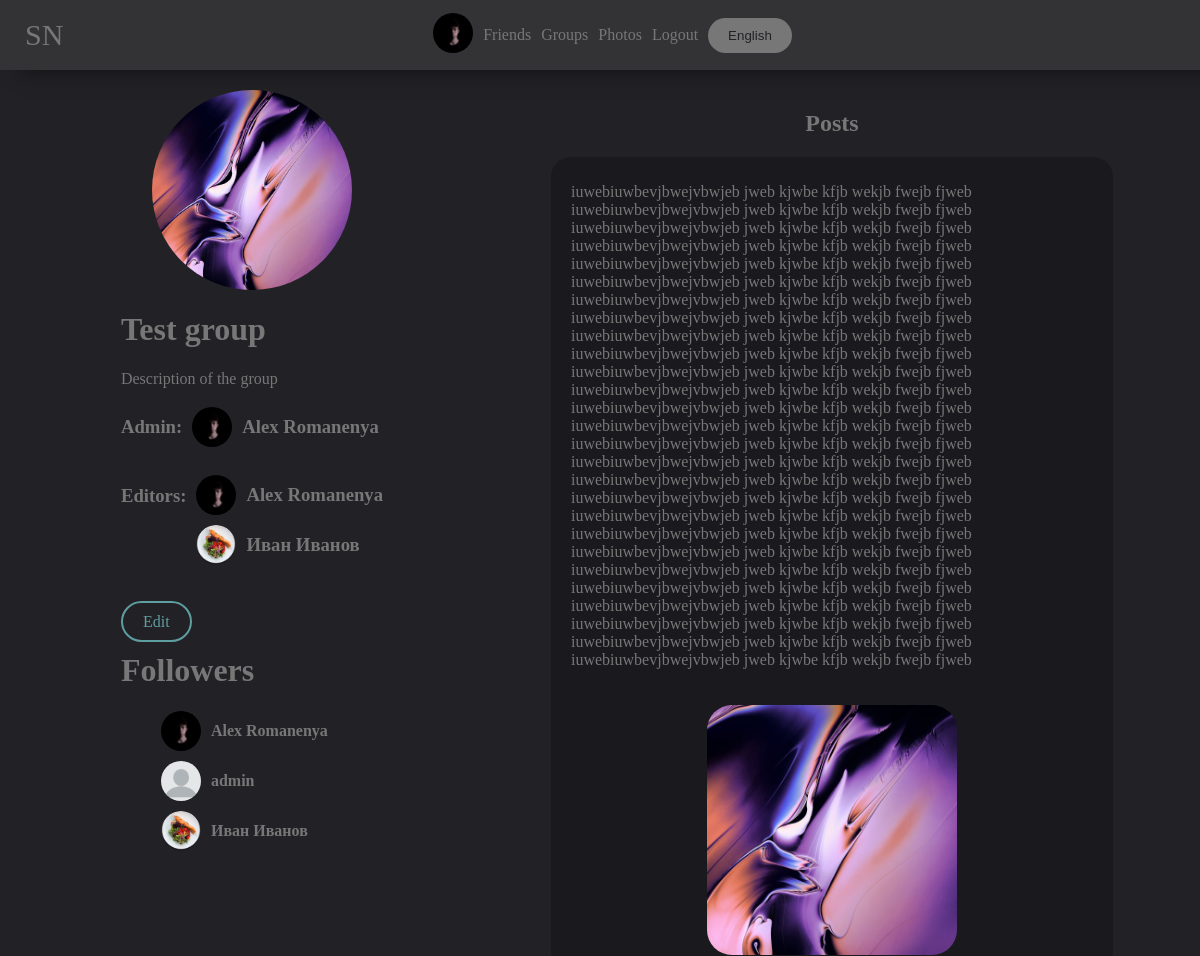
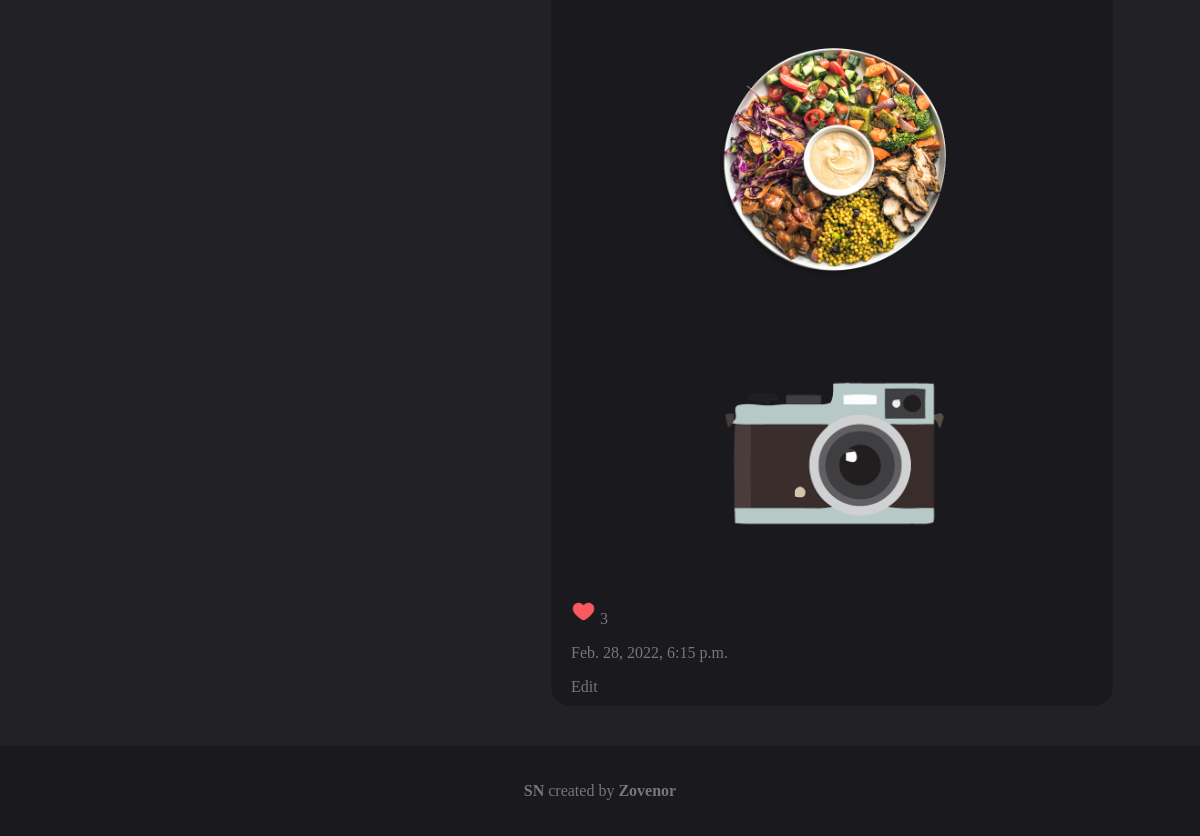
The app's page /gr1 (signed in) with its own data (2 pictures, top to bottom).
### mainpage/models.py (models this page shows, shortened)
class UserDetail(models.Model):
    user = models.ForeignKey(User, on_delete=models.CASCADE)
    age = models.DateField(null=True, blank=True)
    photo = models.ForeignKey(Photo, on_delete=models.SET_NULL, null=True, blank=True)
    permissions = models.CharField(max_length=10, default="public")
    country = models.CharField(max_length=100, null=True, blank=True)
    city = models.CharField(max_length=100, null=True, blank=True)
    sex = models.CharField(max_length=10, choices=(('male', 'male'), ('female', 'female'), ('None', 'None')),
                           default=('None', 'None'))
    def get_photo(self):
        if self.photo:
            return self.photo
        else:
            return settings.STATIC_URL + "/mainpage/img/user.png"

class Photo(models.Model):
    photo = models.ImageField(upload_to='photos')
    date = models.DateTimeField(auto_now=True)
    user = models.ForeignKey(User, on_delete=models.SET_NULL, null=True)
    permissions = models.CharField(max_length=10, default="public")
    def __str__(self):
        return self.photo.url

class Group(models.Model):
    followers = models.ManyToManyField(UserDetail, related_name="followers", null=True, blank=True)
    name = models.CharField(max_length=250)
    description = models.TextField(null=True, blank=True)
    groupname = models.CharField(max_length=100, unique=True)
    photo = models.ForeignKey(Photo, on_delete=models.SET_NULL, null=True, blank=True)
    admin = models.ForeignKey(UserDetail, on_delete=models.SET_NULL, null=True, blank=True)
    editors = models.ManyToManyField(UserDetail, related_name="editors", null=True, blank=True)
    def get_photo(self):
        if self.photo:
            return self.photo
        else:
            return settings.STATIC_URL + "/mainpage/img/group.jpg"

class Post(models.Model):
    author = models.CharField(max_length=100, null=True, blank=True)
    text = models.TextField()
    photos = models.ManyToManyField(Photo, related_name="photos", null=True, blank=True)
    pinned = models.BooleanField(default=False)
    date = models.DateTimeField(auto_now=True)
    likes = models.ManyToManyField(UserDetail, null=True, blank=True)
    def count_likes(self):
        return self.likes.count()

### mainpage/views.py (the view, shortened to what this page needs)
# urls.py: path('gr<int:id>', views.GroupIDView.as_view()),
class GroupIDView(View):
    def get(self, request, id):
        return AccountIDView.get(self, request, id=id, gr_or_usr="grp")

### mainpage/views.py (called while the page is built)
def base(func):
    def wrapper(self, request, content={}, *args, **kwargs):
        if request.user.is_authenticated:
            content.update({'your_user': UserDetail.objects.get(user=request.user)})
        return func(self, request, content=content, **kwargs)
    return wrapper

def get_wordlist(request):
    langs_list = {
        'en': langs.EN,
        'ru': langs.RU,
    }
    if 'lang' in request.COOKIES:
        lang = request.COOKIES['lang']
        try:
            return langs_list[lang]
        except:
            return langs_list['en']
    else:
        return langs_list['en']

### mainpage/templates/mainpage/group.html (shortened to what this page needs)
{% extends 'mainpage/base.html' %}
{% load static %}
{% block content %}
    <link rel="stylesheet" href="{% static 'mainpage/group.css' %}">
    <div class="group">
        {% if edit == True %}
            <form method="POST" enctype="multipart/form-data">
                {% csrf_token %}
                <div style="background-image: url('{{ group.get_photo }}')" class="group_photo"></div>
                <p><input name="photo" accept="image/*,image/jpeg" type="file"></p>
                <a href="?choose_photo=True" class="button">Choose a photo</a>
                <a href="?rm_photo=True" class="button">Remove the photo</a>
                <p><input name="name" value="{{ group.name }}"></p>
                <textarea name="description">{{ group.description }}</textarea>
                <h3 style="display: flex; align-items: center;">
                    <span>{{ list.admin }}:</span>
                    <select name="admin">
                        {% for el in editors %}
                            <option {% if el == group.admin %}selected{% endif %}
                                    value="{{ el.user.username }}">{{ el.user.first_name }} {{ el.user.last_name }}
                                ({{ el.user }})
                            </option>
                        {% endfor %}
                    </select>
                </h3>
                <h3 style="display: flex; align-items: center;">
                    <span>{{ list.editors }} ({{ list.del_editor }}):</span>
                    <select name="editors" multiple>
                        {% for el in editors %}
                            <option value="{{ el.user.username }}">{{ el.user.first_name }} {{ el.user.last_name }}
                                ({{ el.user }})
                            </option>
                        {% endfor %}
                    </select>
                </h3>
                <h3 style="display: flex; align-items: center;">
                    <span>{{ list.editors }} ({{ list.add_editor }}):</span>
                    <select name="add_editors" multiple>
                        {% for el in add_editors %}
                            <option value="{{ el.user.username }}">{{ el.user.first_name }} {{ el.user.last_name }}
                                ({{ el.user }})
                            </option>
                        {% endfor %}
                    </select>
                </h3>
                <input class="button" value="{{ list.save }}" type="submit">
            </form>
        {% else %}
            <div style="background-image: url('{{ group.get_photo }}')" class="group_photo"></div>
            <div class="info">
                <h1 class="name_of_group">{{ group.name }}</h1>
                <p class="description">{{ group.description }}</p>
                <h3 style="display: flex; align-items: center;">
                    <span>{{ list.admin }}:</span>
                    <a class="admin" href="/{{ group.admin.user.username }}">
                        <div style="background-image: url('{{ group.admin.get_photo }}')" class="admin_img"></div>
                        <b class="admin_name">{{ group.admin.user.first_name }} {{ group.admin.user.last_name }}</b>
                    </a>
                </h3>
                <h3 style="display: flex;">
                    <span style="margin-top: 20px">{{ list.editors }}:</span>
                    <ul class="editors">
                        {% for el in editors %}
                            <li>
                                <a class="editor" href="/{{ el.user.username }}">
                                    <div style="background-image: url('{{ el.get_photo }}')" class="admin_img"></div>
                                    <b class="admin_name">{{ el.user.first_name }} {{ el.user.last_name }}</b>
                                </a>
                            </li>
                        {% endfor %}
                    </ul>
                </h3>
                {% if group.admin.user == request.user %}
                    <a class="button edit" href="?edit=True">{{ list.edit }}</a>
                {% endif %}
                <h1>{{ list.followers }}</h1>
                <section class="followers">
                    <ul>
                        {% for el in followers %}
                            <li><a class="fol" href="/{{ el.user.username }}">
                                <div style="background-image: url('{{ el.get_photo }}')" class="fol_img"></div>
                                <b class="group_name">{{ el.user.first_name }} {{ el.user.last_name }}</b></a></li>
                        {% endfor %}
                    </ul>
                </section>
            </div>
        {% endif %}
    </div>
    <section class="posts">
        <h1>{{ list.posts }}</h1>
        {% if posts or pinned_posts %}
            {% for el in posts %}
                <div class="post" id="post{{ el.id }}">
                    <p class="text">{{ el.text }}</p>
                    <div class="photos">
                        {% for photo in el.photos.all %}
                            <div class="photo" style="background-image: url('{{ photo }}')"></div>
                        {% endfor %}
                    </div>
                    <div onclick="like({{ el.id }})" class="like_img" id="like_img_{{ el.id }}">
                        {% if your_user in el.likes.all %}
                            <img width="25px" src="{% static 'mainpage/img/like.png' %}">
                        {% else %}
                            <img style="filter: invert(1); opacity: 0.75" width="25px"
                                 src="{% static 'mainpage/img/no-like.png' %}">
                        {% endif %}
                        <span class="like" id="like_{{ el.id }}">{{ el.count_likes }}</span>
                    </div>
                    <p class="date">{{ el.date }}</p>
                    {% if permissions_post == True %}
                        <a href="/edit_post?post={{ el.id }}&url={{ request.path }}">{{ list.edit_post }}</a>
                    {% endif %}
                </div>
            {% endfor %}
        {% else %}
            {{ list.no_posts }}
        {% endif %}
    </section>
{% endblock %}

### mainpage/templates/mainpage/base.html (shortened to what this page needs)
<!doctype html>
{% load static %}
<html lang="en">
<head>
    <link rel="stylesheet" href="{% static "mainpage/base.css" %}">
</head>
<body>
<header>
    <a class="NAME" href="/">{{ list.NAME }}</a>
    {% if user.is_authenticated %}
        <a href="/account"><img width="40px" style="border-radius: 999px" src="{{ your_user.get_photo }}"></a>
        <a href="/friends">{{ list.Friends }}</a>
        <a href="/groups">{{ list.groups }}</a>
        <a href="/photos">{{ list.photos }}</a>
        <a href="/logout?url={{ request.path }}">{{ list.LogOut }}</a>
    {% endif %}
    <button style="margin-left: 5px" class="button choose_lang" onclick="choose_lang()">{{ list.choose_lang }}</button>
</header>
<main>
    {% block content %}
{% endblock %}
</main>
<footer>
    <p><a href="https://github.com/zovenor/social_network"><b>{{ list.NAME }}</b></a> {{ list.created_by }} <a href="https://github.com/zovenor"><b>Zovenor</b></a></p>
</footer>
</body>
</html>

### mainpage/static/mainpage/base.css (style rules this page uses)
body { padding: 0; margin: 0; background: #222226; color: #777; font-family: Calibri; min-height: 100vh; display: flex; flex-flow: column; }
header { background: #333336; padding: 10px; color: #FFF; display: flex; align-items: center; justify-content: center; position: fixed; width: 100vw; height: 50px; left: 0; top: 0; z-index: 999; box-shadow: 20px 0px 20px #111113; }
.NAME { position: fixed; left: 20px; font-size: 30px; }
header a { text-decoration: none; margin: 5px; color: #777; }
main { padding: 20px; padding-top: 90px; }
main a { text-decoration: none; color: #777; }
li { list-style-type: none; }
.button { border-color: #777; border-width: 2px; border-style: solid; border-radius: 999px; padding: 10px; transition: .5s; color: #777; background-color: #222226; width: fit-content; padding-left: 20px; padding-right: 20px; }
.choose_lang { border: 0px; background-color: #777; color: #222226; }
footer { background-color: #1a1a1e; padding: 20px; display: flex; justify-content: center; align-items: center; margin-top: auto; }
footer a { text-decoration: none; color: #777; }

### mainpage/static/mainpage/group.css (style rules this page uses)
.fol_img { width: 40px; height: 40px; border-radius: 999px; background-position: center; background-repeat: no-repeat; background-size: cover; }
.fol { display: flex; flex-flow: row; margin-bottom: 20px; align-items: center; }
.fol_img { margin-right: 10px; }
.admin, .editor { display: flex; align-items: center; margin-left: 10px; }
.admin_img { width: 40px; height: 40px; background-size: cover; background-repeat: no-repeat; background-position: center; border-radius: 999px; margin-right: 10px; }
.group_photo { width: 200px; height: 200px; background-repeat: no-repeat; background-position: center; background-size: cover; border-radius: 999px; }
.edit { color: cadetblue; border-color: cadetblue; }
.editors { display: flex; flex-flow: column; margin-top: 10px; padding: 0; }
.photo { width: 350px; height: 350px; background-position: center; background-size: cover; background-repeat: no-repeat; border-radius: 999px; margin: 20px; }
.photos { display: flex; justify-content: center; flex-wrap: wrap; }
.editor, .fol { margin-bottom: 10px; }
.group { margin-right: auto; display: flex; flex-flow: column; align-items: center; width: 40%; }
main { display: flex; }
.posts { display: flex; flex-flow: column; width: 60%; align-items: center; }
.post { width: 75%; background-color: #1a1a1e; padding: 10px 20px 10px 20px; border-radius: 20px; margin-bottom: 20px; }
.photo { width: 250px; height: 250px; background-repeat: no-repeat; background-size: cover; background-position: center; border-radius: 25px; margin: 20px; }
.like_img { cursor: pointer; }

### records on screen
UserDetail: get_photo (picture), user.first_name "Alex", user.last_name "Romanenya"
Group: get_photo (picture), name "Test group", description "Description of the group", admin.get_photo (picture), admin.user.first_name "Alex", admin.user.last_name "Romanenya"
UserDetail: get_photo (picture), user.first_name "Иван", user.last_name "Иванов"
UserDetail: shows a picture, user.first_name "admin"
Post: text "iuwebiuwbevjbwejvbwjeb jweb kjwbe kfjb wekjb fwejb fjweb iuwebiuwbevjbwejvbwjeb jweb kjwbe kfjb wekjb fwejb fjweb iuwebiuwbevjbwejvbwjeb jweb kjwbe kfjb wekjb fwejb fjweb iuwebiuwbevjbwejvbwjeb jweb kjwbe kfjb wekjb fwejb fjweb iuwebiuwbevjbwejvbwjeb jweb kjwbe kfjb wekjb fwejb fjweb iuwebiuwbevjbwejvbwjeb jweb kjwbe kfjb wekjb fwejb fjweb iuwebiuwbevjbwejvbwjeb jweb kjwbe kfjb wekjb fwejb fjweb iuwebiuwbevjbwejvbwjeb jweb kjwbe kfjb wekjb fwejb fjweb iuwebiuwbevjbwejvbwjeb jweb kjwbe kfjb wekjb fwejb fjweb iuwebiuwbevjbwejvbwjeb jweb kjwbe kfjb wekjb fwejb fjweb iuwebiuwbevjbwejvbwjeb jweb kjwbe kfjb wekjb fwejb fjweb iuwebiuwbevjbwejvbwjeb jweb kjwbe kfjb wekjb fwejb fjweb…", count_likes "3", date "Feb. 28, 2022, 6:15 p.m.", edit_post "Edit"
Photo: photo (picture)
Photo: photo (picture)
Photo: photo (picture)

### other values on screen
{{ list.NAME }} "SN"
{{ list.Friends }} "Friends"
{{ list.groups }} "Groups"
{{ list.photos }} "Photos"
{{ list.LogOut }} "Logout"
{{ list.choose_lang }} "English"
{{ list.admin }} "Admin"
{{ list.editors }} "Editors"
{{ list.edit }} "Edit"
{{ list.followers }} "Followers"
{{ list.posts }} "Posts"
{{ list.created_by }} "created by"
